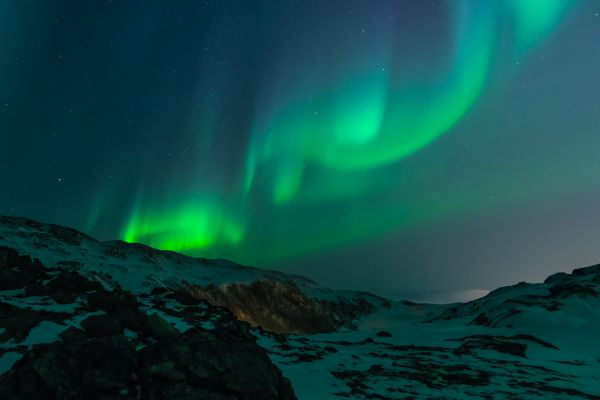
#> input picture OpenCV-Udemy/basicimageprocess/image.png, 600 x 400 px
$ python resim_okuma_yazma.py
#> lines starting #> are read from the running program, lines starting #| are printed output that depends on the picture; after the words box and inside, x2 and y2 are one past the last pixel; in counts of white or black regions, pixels touching at a corner belong together
import cv2
import numpy as np

# image = cv2.imread('image.png', 0)  # image okuma methodu //0 parametresi gri tonlama için kullanılır.
image = cv2.imread('image.png')
#> image is the input picture: shape (400, 600, 3); mean B, G, R 69.3, 72, 15.4
# cv2.imshow('PNG', image)  # show methodu
cv2.imwrite('gray.png', image)  # image'ı kaydetme methodu

print(str(image.item(100, 100, 0)))  # (100,100) aralığında //0 mavi, 1 yeşil , 2 kırmızı piksel değerini döndürür
#| 58
image.itemset((100, 100, 1), 0)  # 100-100 noktasında mavi kırmızı veya yeşil değerini değiştirir.
#> image: shape (400, 600, 3); under 0.01% of pixels changed, all inside (x1, y1, x2, y2) = (100, 100, 101, 101)
print(
    str(image.shape))  # eğer resim renkliyse renk parametresi de gelir(3 parametre ),# eğer griyse renk parametresi gelmez(2 parametre)
#| (400, 600, 3)
print(str(len(image.shape)))  # //len methoduyla gri mi renkli mi olduğu anlaşılabilir.(3 mü 2 mi?)
#| 3
print(
    str(image.size))  # kaç pixel olduğunun bilgisini verir # 3ton olduğu için(kırmızı, mavi, yeşil)pixel size renkli resimlerde gri resimlerin pixel sizeının 3 katıdır.
#| 720000
print(image.dtype)  # veri tipi
#| uint8

ROI = image[210:290, 172:230]  # [y,x] parametrelerin yerlerine dikkat!!
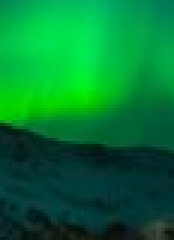
#> ROI: shape (80, 58, 3) (shown 3 times larger); mean B, G, R 52.4, 119.9, 3.2
image[210:290, 72:130] = ROI  # pixel eşitleme//roideki pixelleri buraya yapıştır.
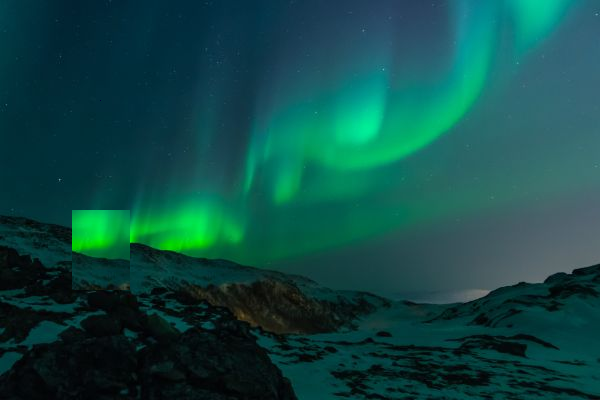
#> image: shape (400, 600, 3); mean B, G, R 69.4, 73.3, 15.4
b, g, r = cv2.split(image)  # renklere ayrıştırma
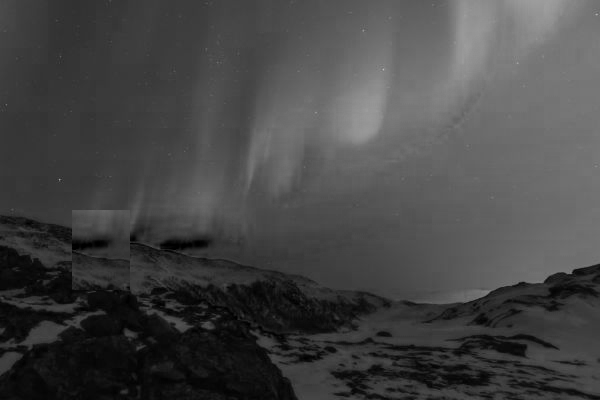
#> b: shape (400, 600); min 0, max 188, mean 69.4
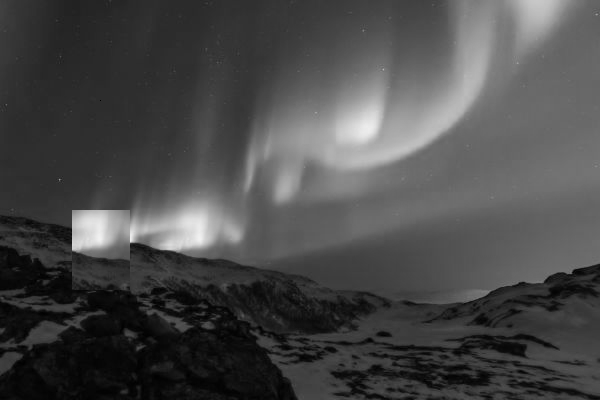
#> g: shape (400, 600); min 0, max 241, mean 73.3
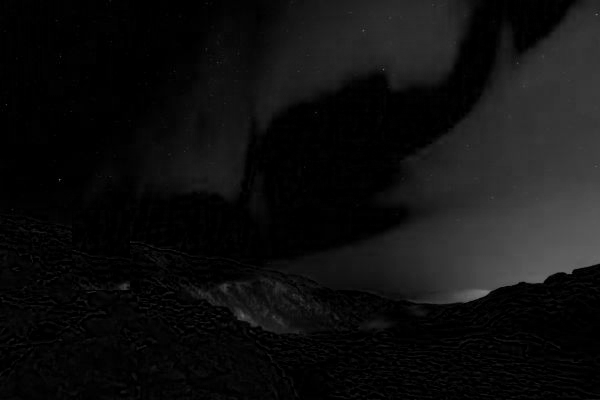
#> r: shape (400, 600); min 0, max 120, mean 15.4
cv2.merge((b, g, r))  # ayrıştırılan renkleri tekrar mergeleme

blue = image[:, :, 0]  # renk erişimi bu şekilde de yapılabilir.0=blue,1=green,2=red
image[:, :, 0] = 255
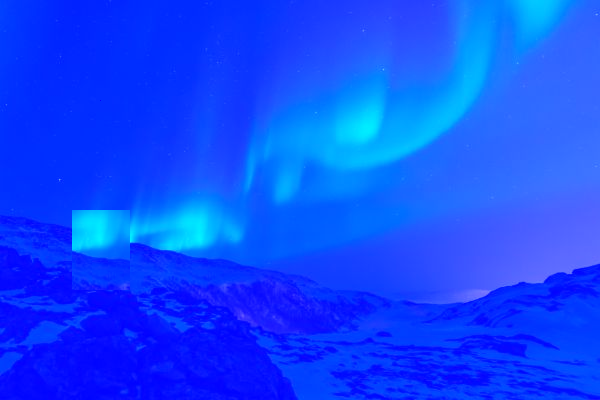
#> image: shape (400, 600, 3); mean B, G, R 255, 73.3, 15.4
cv2.imshow('cut', image)
cv2.waitKey(0)  # kullanıcı bir tuşa basana kadar bekle
#> (the run stopped early here; a loop or call above may not have finished)
